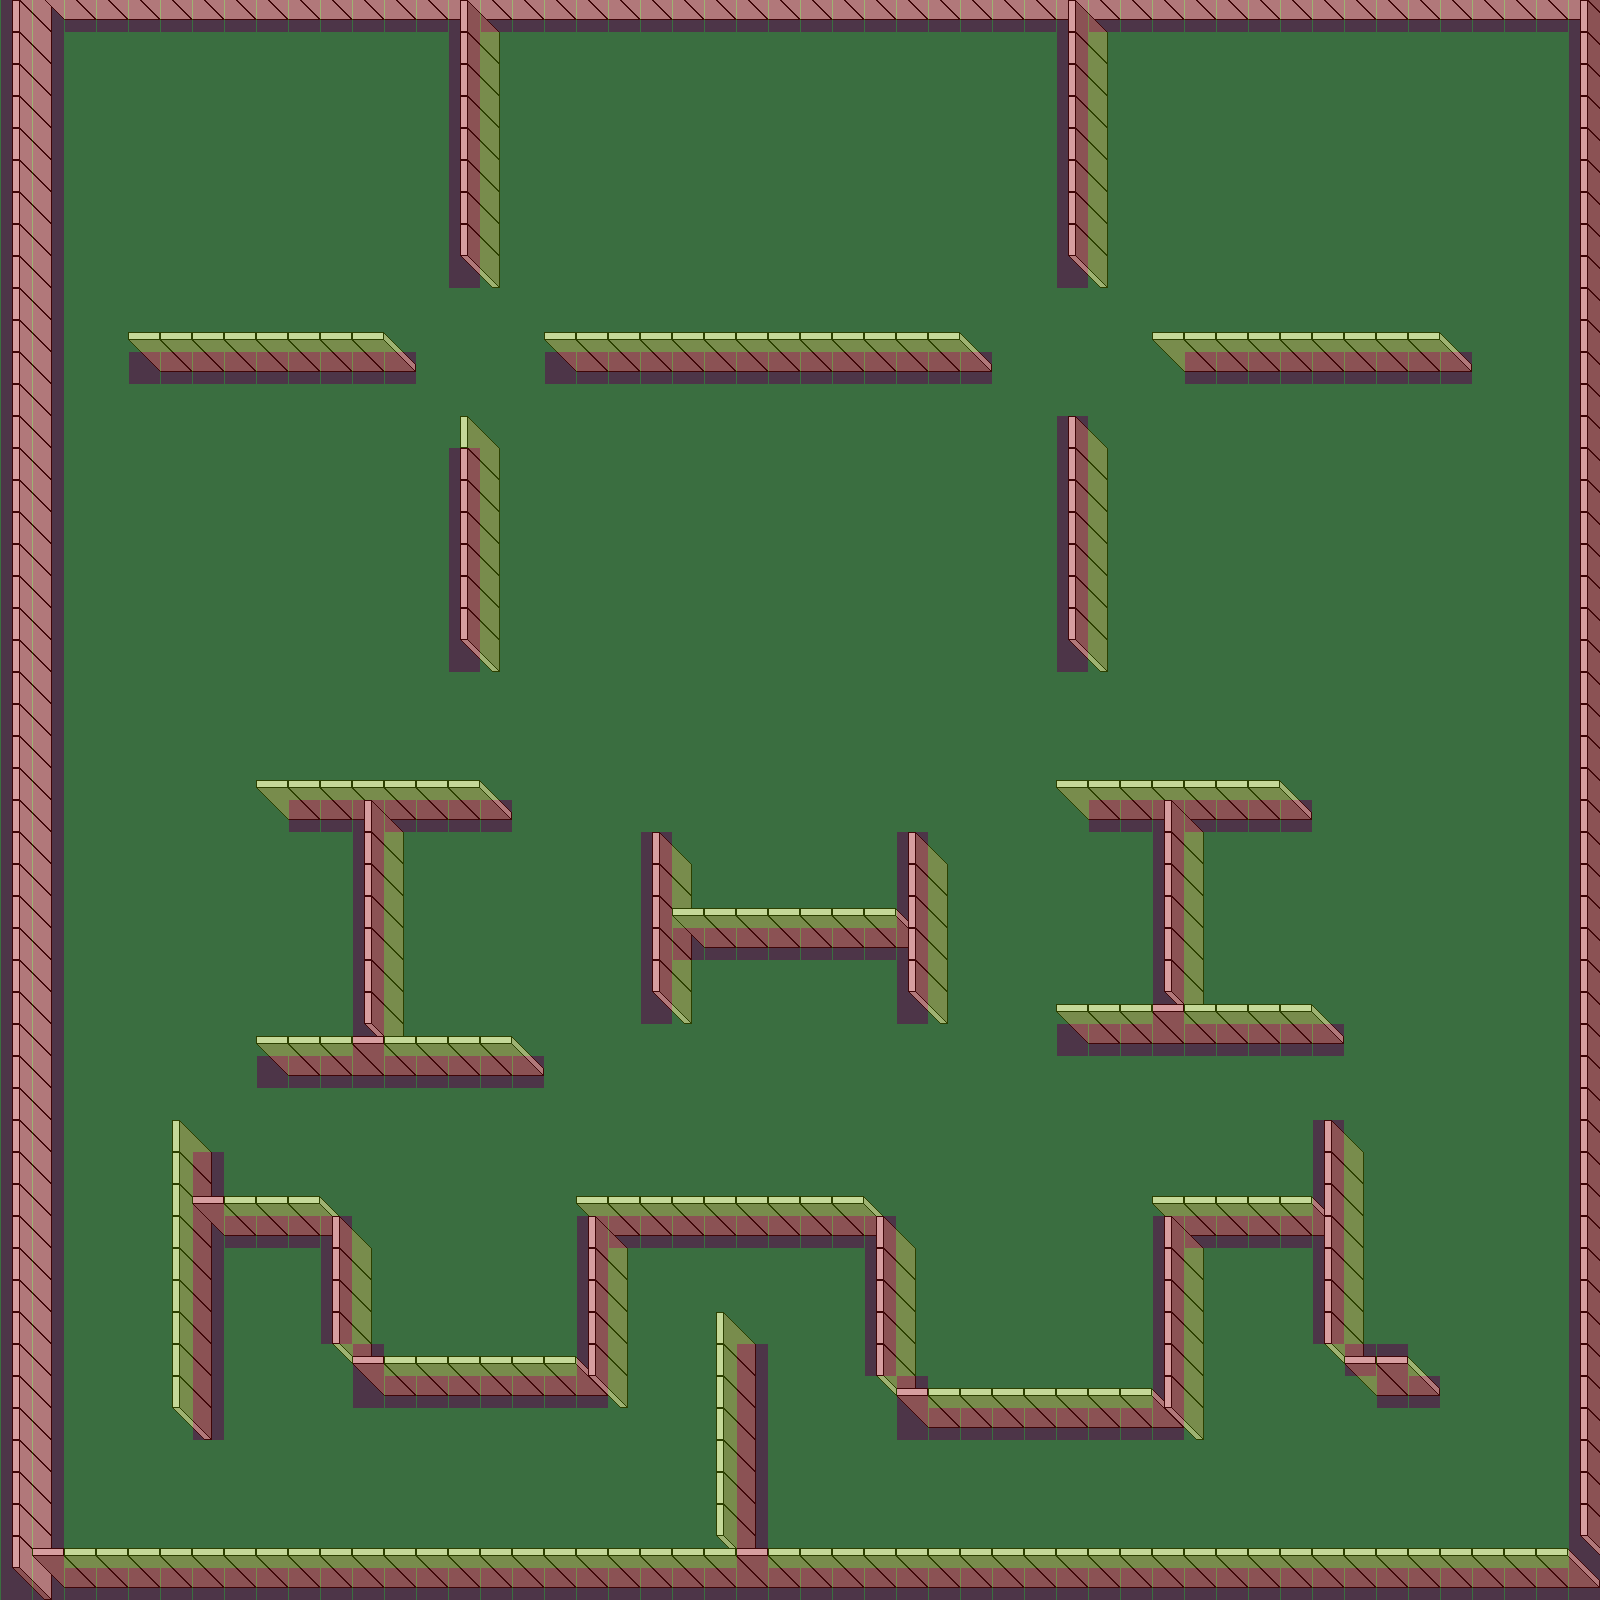

Below is a game level as drawn by its tile map, then a one-line description and the .tmx that defines it (tile-layer data replaced by summaries):
An orthogonal 50x50 tile map with 32x32 px tiles, 3 tile layers (background, wall, meta), 3 tilesets.

<map version="1.0" tiledversion="1.1.5" orientation="orthogonal" renderorder="right-down" width="50" height="50" tilewidth="32" tileheight="32" infinite="0" nextobjectid="1">
 <tileset firstgid="1" name="perspective_walls" tilewidth="64" tileheight="64" tilecount="16" columns="4">
  <image source="Tiled Map/perspective_walls.png" width="256" height="256" />
 </tileset>
 <tileset firstgid="17" name="layer" tilewidth="32" tileheight="32" tilecount="2" columns="2">
  <image source="layer.png" width="66" height="33" />
 </tileset>
 <tileset firstgid="19" name="blue" tilewidth="32" tileheight="32" tilecount="4" columns="2">
  <image source="blue.png" width="64" height="64" />
 </tileset>
 <layer name="background" width="50" height="50" opacity="0.5">
  <data>[2500 cells, 2500 non-empty, 2 distinct tile ids]</data>
 </layer>
 <layer name="wall" width="50" height="50">
  <data>[2500 cells, 393 non-empty, 2 distinct tile ids]</data>
 </layer>
 <layer name="meta" width="50" height="50" opacity="0.33">
  <data>[2500 cells, 2500 non-empty, 2 distinct tile ids]</data>
 </layer>
</map>
